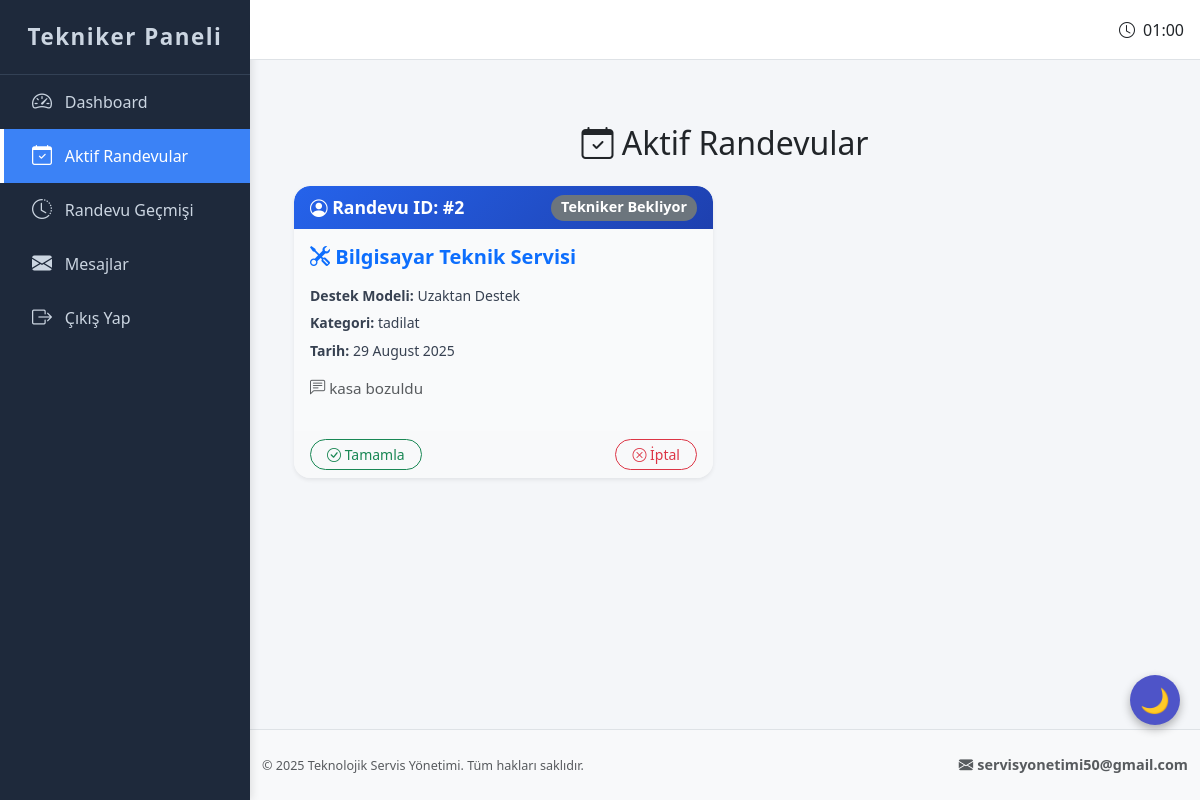
The app's page /technician/active_appointments (signed in) with its own data.
### app.py (models this page shows)
class Appointment(db.Model):
    __tablename__ = 'appointments'
    id = db.Column(db.Integer, primary_key=True)
    user_id = db.Column(db.Integer, db.ForeignKey('users.id'), nullable=False)
    technician_id = db.Column(db.Integer, db.ForeignKey('technicians.id'), nullable=True)
    date = db.Column(db.Date, nullable=False)
    uzmanlik = db.Column(db.String(100), nullable=False)
    destek_modeli = db.Column(db.String(50), nullable=False)
    category = db.Column(db.String(50), nullable=False)
    description = db.Column(db.Text, nullable=False)
    status = db.Column(db.String(20), nullable=False, default='Beklemede')
    user = db.relationship('User', backref='appointments')
    technician = db.relationship('Technician', backref='appointments')  # Tekniker ilişkisi tanımlı

### app.py (the view)
@app.route('/technician/active_appointments')
@login_required
def technician_active_appointments():
    if not current_user.get_id().startswith("tech-"):
        flash("Bu sayfaya erişim yetkiniz yok.", "danger")
        return redirect(url_for('index'))
    technician_id = get_current_user_real_id()
    appointments = Appointment.query.filter(
        (Appointment.technician_id == technician_id) |
        (
            (Appointment.technician_id.is_(None)) &
            (Appointment.uzmanlik.ilike(f"%{current_user.uzmanlik}%"))
        )
    ).filter(
        Appointment.status.in_(['Beklemede', 'Tekniker Bekliyor'])
    ).order_by(Appointment.date.asc()).all()
    return render_template('technician_active_appointments.html',
                         appointments=appointments,
                         current_user=current_user)

### app.py (called while the page is built)
@login_manager.user_loader
def load_user(user_id):
    if user_id.startswith("user-"):
        return db.session.get(User, int(user_id[5:]))
    elif user_id.startswith("tech-"):
        return db.session.get(Technician, int(user_id[5:]))
    elif user_id.startswith("admin-"):
        return db.session.get(Admin, int(user_id[6:]))

def get_current_user_real_id():
    return int(current_user.get_id().split('-')[1])

    def get_id(self):
        return f"tech-{self.id}"

### templates/technician_active_appointments.html (shortened to what this page needs)
{% extends "base_technician.html" %}
{% block content %}
  <link rel="stylesheet" href="{{ url_for('static', filename='technician_active_appointments.css') }}">
<div class="container mt-5">
  <h2 class="mb-4 text-center">
    <i class="bi bi-calendar-check"></i> Aktif Randevular
  </h2>
  {% if appointments %}
    <div class="row g-4">
      {% for appointment in appointments %}
        <div class="col-md-6">
          <div class="card shadow-sm border-0 rounded-4 h-100">
            <div class="card-header bg-primary text-white d-flex justify-content-between align-items-center rounded-top-4">
              <div>
                <i class="bi bi-person-circle"></i> Randevu ID: <strong>#{{ appointment.id }}</strong>
              </div>
              <span class="badge rounded-pill
                {% if appointment.status == 'Beklemede' %} bg-warning text-dark
                {% elif appointment.status == 'Tamamlandı' %} bg-success
                {% elif appointment.status == 'İptal Edildi' %} bg-danger
                {% else %} bg-secondary
                {% endif %}">
                {{ appointment.status }}
              </span>
            </div>
            <div class="card-body">
              <h5 class="card-title text-primary mb-3">
                <i class="bi bi-tools"></i> {{ appointment.uzmanlik }}
              </h5>
              <ul class="list-unstyled small mb-0">
                <li><strong>Destek Modeli:</strong> {{ appointment.destek_modeli }}</li>
                <li><strong>Kategori:</strong> {{ appointment.category }}</li>
                <li><strong>Tarih:</strong> {{ appointment.date.strftime('%d %B %Y') }}</li>
              </ul>
              <div class="mt-3">
                <p class="text-muted"><i class="bi bi-chat-left-text"></i> {{ appointment.description }}</p>
              </div>
            </div>
            <div class="card-footer bg-light border-0 rounded-bottom-4 d-flex justify-content-between">
              <button class="btn btn-outline-success btn-sm px-3" data-bs-toggle="modal" data-bs-target="#approveModal{{ appointment.id }}">
                <i class="bi bi-check-circle"></i> Tamamla
              </button>
              <button class="btn btn-outline-danger btn-sm px-3" data-bs-toggle="modal" data-bs-target="#cancelModal{{ appointment.id }}">
                <i class="bi bi-x-circle"></i> İptal
              </button>
            </div>
          </div>
        </div>
      {% endfor %}
    </div>
  {% else %}
    <div class="text-center my-5">
      <i class="bi bi-emoji-frown fs-1 text-secondary"></i>
      <h4 class="mt-3">Şu anda aktif bir randevunuz bulunmamaktadır.</h4>
    </div>
  {% endif %}
</div>
{% endblock %}

### static/base_technician.css (style rules this page uses)
:root { --sidebar-width: 250px; --sidebar-collapsed-width: 70px; --sidebar-bg: #1e293b; --sidebar-color: #cbd5e1; --sidebar-hover-bg: #334155; --sidebar-active-bg: #3b82f6; --sidebar-active-color: #ffffff; --transition-speed: 0.3s; --navbar-height: 60px; --footer-height: 50px; }
html, body { height: 100%; margin: 0; }
body { display: flex; flex-direction: column; min-height: 100vh; background-color: #f4f6f9; font-family: 'Segoe UI', Tahoma, Geneva, Verdana, sans-serif; }

### static/technician_active_appointments.css (style rules this page uses)
:root { --color-primary: #2563eb; --color-primary-dark: #1e40af; --color-success: #22c55e; --color-danger: #ef4444; --color-light: #f9fafb; --color-light-alt: #f3f4f6; --color-text-dark: #374151; --color-text-light: #6b7280; --color-white: #ffffff; --radius-card: 1.5rem; --radius-toast: 1rem; --radius-button: 50px; --shadow-light: 0 10px 30px rgba(0, 0, 0, 0.08); --shadow-hover: 0 20px 50px rgba(0, 0, 0, 0.15); --shadow-toast: 0 5px 20px rgba(0, 0, 0, 0.1); --shadow-btn-success: 0 0 10px rgba(34, 197, 94, 0.6); --shadow-btn-danger: 0 0 10px rgba(239, 68, 68, 0.6); --font-size-badge: 0.9rem; --font-size-header: 1.1rem; --font-size-paragraph: 0.95rem; --modal-btn-min-width: 120px; }
.card { border: none; border-radius: var(--radius-card); overflow: hidden; box-shadow: var(--shadow-light); transition: all 0.35s ease; background-color: var(--color-light); color: var(--color-text-dark); }
.card-header { background: linear-gradient(135deg, var(--color-primary), var(--color-primary-dark)); border: none; color: var(--color-white); font-weight: 600; font-size: var(--font-size-header); }
.card-body h5 { font-weight: 700; margin-bottom: 0.75rem; }
.card-body ul li { margin-bottom: 0.4rem; color: var(--color-text-dark); }
.card-body p { color: var(--color-text-light); font-size: var(--font-size-paragraph); }
.card-footer { background: var(--color-light-alt); }
.badge { font-size: var(--font-size-badge); padding: 0.4em 0.7em; }
.btn { border-radius: var(--radius-button); transition: all 0.3s ease; }

### records on screen
Appointment: id "2", status "Tekniker Bekliyor", uzmanlik "Bilgisayar Teknik Servisi", destek_modeli "Uzaktan Destek", category "tadilat", date "29 August 2025", description "kasa bozuldu"
